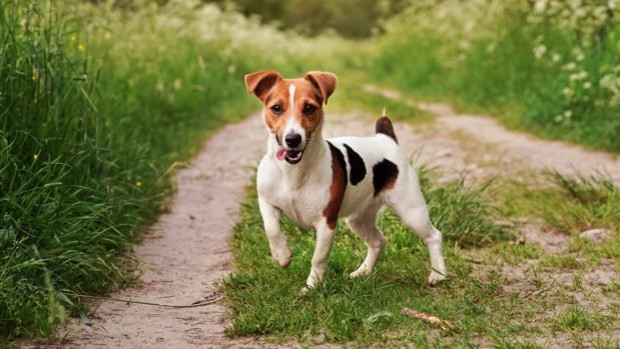
#> input picture image/perro.jpg, 620 x 349 px, found by its file name
$ python 10-copymakeborder.py
#> lines starting #> are read from the running program, lines starting #| are printed output that depends on the picture
import cv2

path = r'image/perro.jpg'

image = cv2.imread(path)
#> image is the input picture: shape (349, 620, 3); mean B, G, R 73.2, 124.4, 124.6

window_name = 'Image'
image = cv2.copyMakeBorder(image, 50, 10, 10, 10, cv2.BORDER_WRAP)
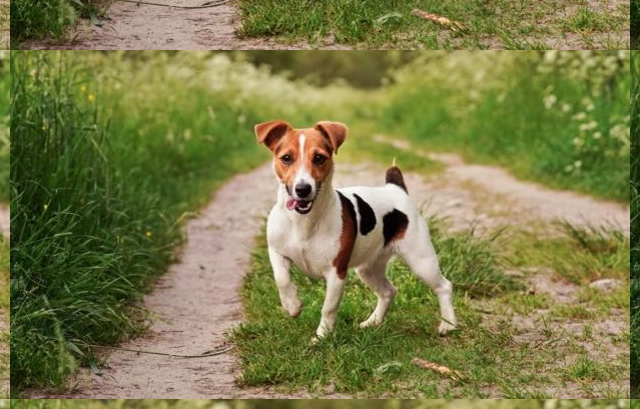
#> image: shape (409, 640, 3); mean B, G, R 72.8, 123.2, 124
cv2.imshow(window_name, image)
cv2.waitKey(0)

$ run again, with image/book2.jpg copied over image/perro.jpg
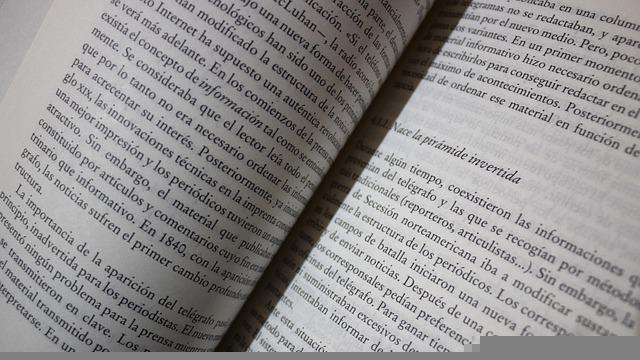
#> input picture image/book2.jpg, 640 x 360 px, found by its file name
#> image is the input picture: shape (360, 640, 3); mean B, G, R 143.1, 143.4, 145.2
#> `image = cv2.copyMakeBorder(image, 50, 10, 10, 10, cv2.BORDER_WRAP)`:
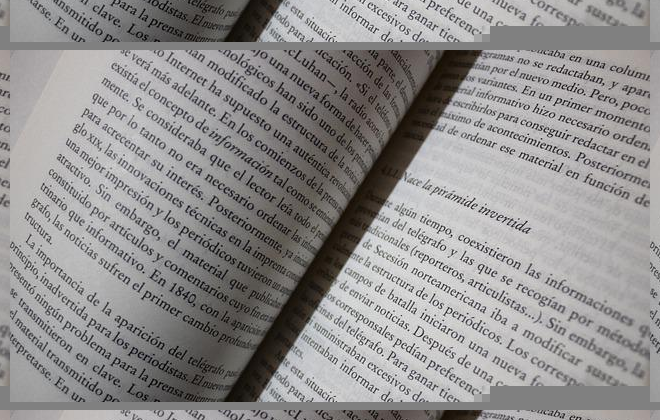
#> image: shape (420, 660, 3); mean B, G, R 142.5, 142.8, 144.6

$ run again, with image/cat.jpg copied over image/perro.jpg
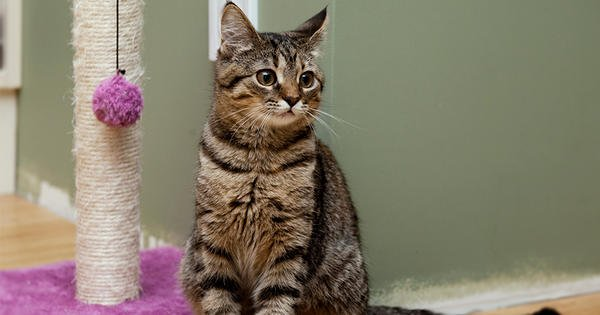
#> input picture image/cat.jpg, 600 x 315 px, found by its file name
#> image is the input picture: shape (315, 600, 3); mean B, G, R 107.9, 125.4, 133.8
#> `image = cv2.copyMakeBorder(image, 50, 10, 10, 10, cv2.BORDER_WRAP)`:
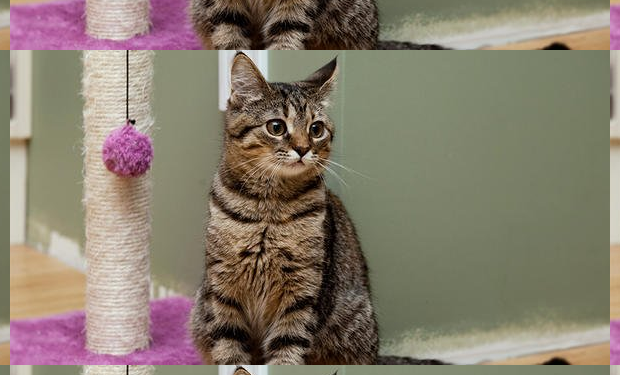
#> image: shape (375, 620, 3); mean B, G, R 109.9, 125.1, 135.6
